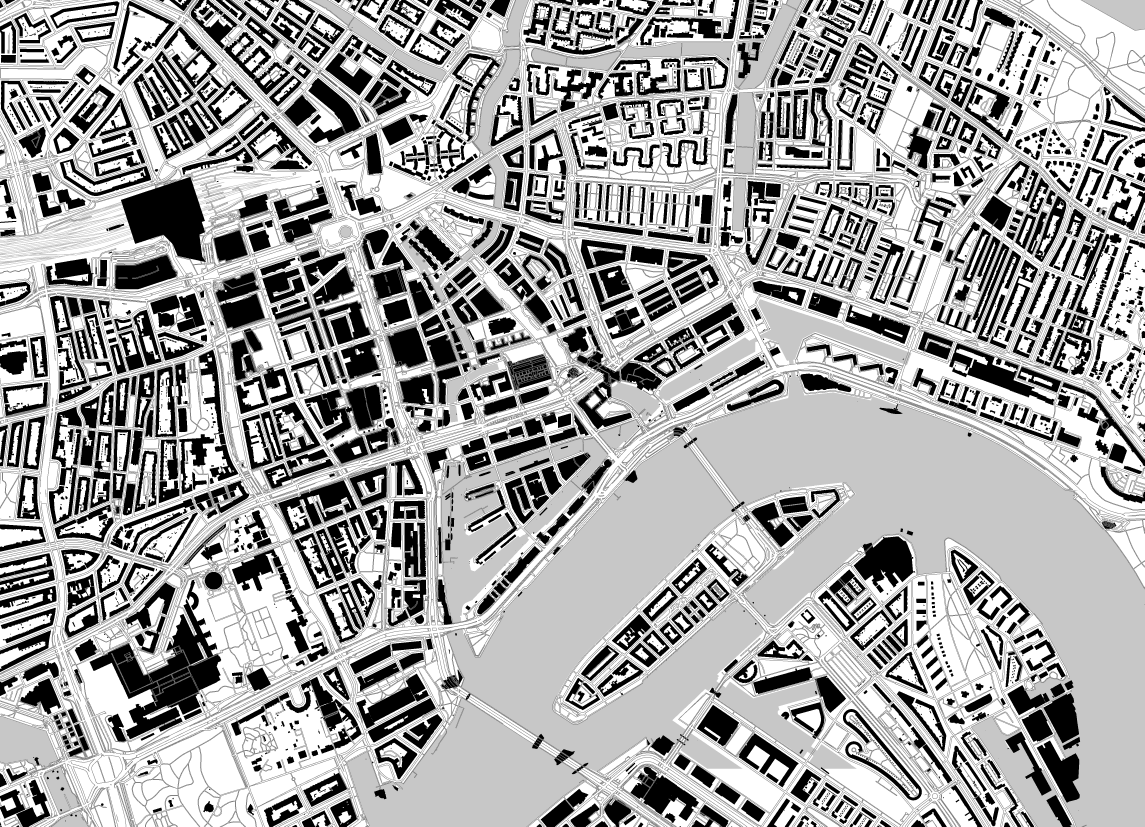
#> input picture img/schwarzplan.webp, 4578 x 3307 px, found by its file name (shown at 1/4 size)
$ python lp_reg2.py
#> lines starting #> are read from the running program, lines starting #| are printed output that depends on the picture; after the words box and inside, x2 and y2 are one past the last pixel; in counts of white or black regions, pixels touching at a corner belong together
# -*- coding: utf-8 -*-
"""Den Lageplan einmessen, ohne ihn zu rendern.

Gerastert wird nur die Wasserlage, und zwar selbst: 6.098 Dreiecke in
eine Maske zeichnen geht in Sekunden, wo Chrome an der ganzen Datei
eine Viertelstunde scheitert.

Die Annahme, die geprueft wird: Der Rahmen der Zeichnung
(x 4375.84..5456.87, y 4524.04..5304.74) ist derselbe Ausschnitt wie
der bisherige Rasterplan, deckt also 0..3010 / 0..2175 im Koordinaten-
raum der Seite ab. Gemessen werden Massstab und Versatz dagegen.
"""
import pickle

import numpy as np
from PIL import Image, ImageDraw

AKT = (r"C:\Users\nils\OneDrive\ARCHITEKTUR\01_PROJEKTE\STUDIUM"
       r"\2026_WS2627_HochschuleWismar\WPM STADT + RAUM\Output"
       r"\Rotterdam-Wijnhaven\img\schwarzplan.webp")
LAGEN = r"C:\Temp\wij3d\lp\lagen.pkl"

RAHMEN = (4375.84, 4524.04, 5456.87, 5304.74)   # x0, y0, x1, y1 der Zeichnung
M_AKT = 0.858                                   # Meter je Bildpunkt heute


def maske(formen, W, H, k, tx, ty):
    """Die Wasserlage in eine Maske zeichnen."""
    bild = Image.new('L', (W, H), 0)
    d = ImageDraw.Draw(bild)
    for art, f in formen:
        if art == 'kreis' or len(f) < 3:
            continue
        d.polygon([(x * k + tx, y * k + ty) for x, y in f], fill=255)
    return np.asarray(bild) > 127


def gipfel(a, b):
    H = max(a.shape[0], b.shape[0]) * 2
    W = max(a.shape[1], b.shape[1]) * 2
    A = np.zeros((H, W)); B = np.zeros((H, W))
    A[:a.shape[0], :a.shape[1]] = a - a.mean()
    B[:b.shape[0], :b.shape[1]] = b - b.mean()
    c = np.fft.irfft2(np.fft.rfft2(A) * np.conj(np.fft.rfft2(B)), s=(H, W))
    i = int(np.argmax(c))
    dy, dx = divmod(i, W)
    if dy > H // 2: dy -= H
    if dx > W // 2: dx -= W
    return dx, dy


def main():
    akt = Image.open(AKT).convert('RGB')
#> akt is the input picture: PIL image 4578x3307 RGB; min 0, max 255, mean 165.1
    AW, AH = akt.size
#> AW = 4578; AH = 3307
    a = np.asarray(akt).astype(np.int16)
    w_akt = np.abs(a - 199).max(2) < 14
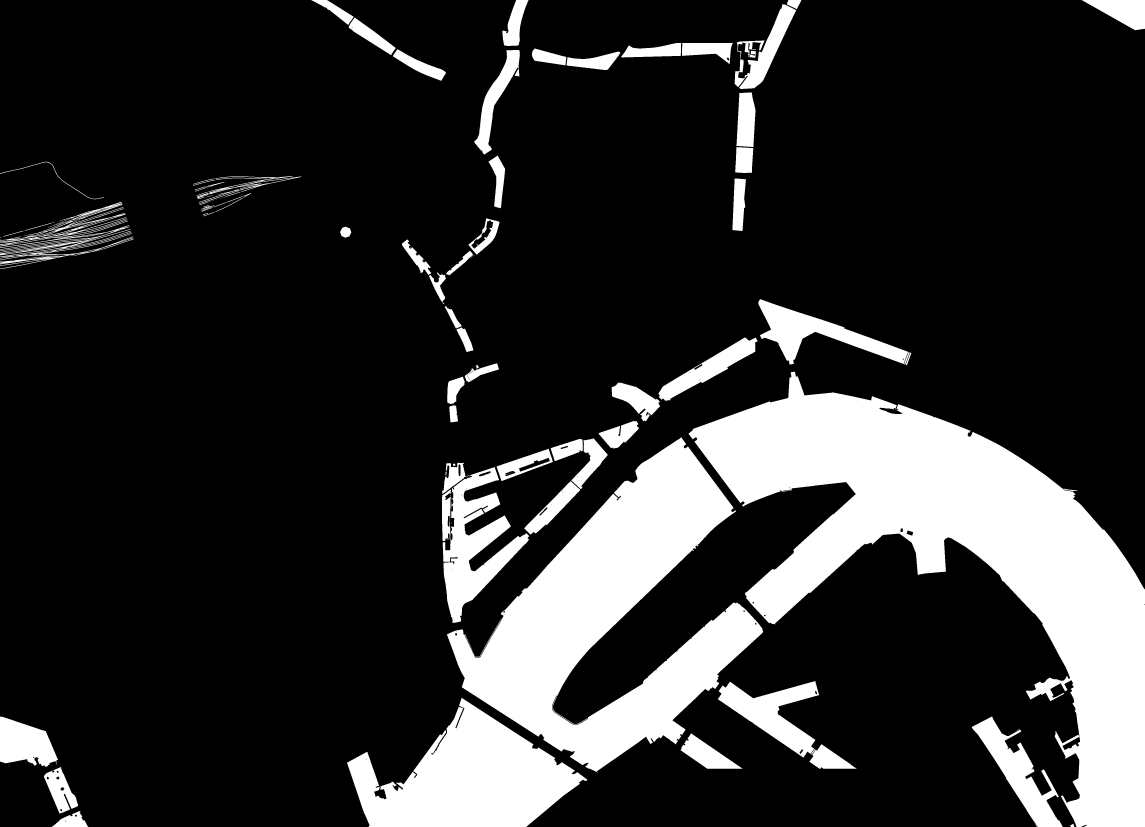
#> w_akt: shape (3307, 4578) bool (shown at 1/4 size); 17.9% white; 214 white regions (126 under 20 px), largest, box (x1, y1, x2, y2) and area: (2754, 1487, 4578, 3307) 1125401, (1788, 1749, 3053, 3091) 663822, (1387, 2792, 2349, 3307) 264267
    print('heute %d x %d, Wasser %.1f %%' % (AW, AH, 100 * w_akt.mean()))
#| heute 4578 x 3307, Wasser 17.9 %

#> (the run stopped early here; a loop or call above may not have finished)

$ run again, with img/bibliotheek.webp copied over img/schwarzplan.webp
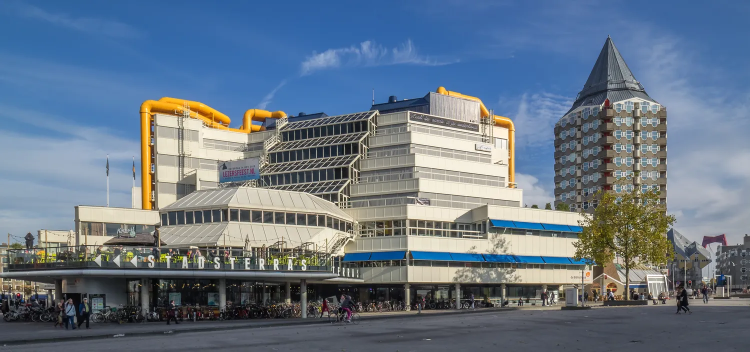
#> input picture img/bibliotheek.webp, 1500 x 703 px, found by its file name (shown at 1/2 size)
#> in main, akt is the input picture: PIL image 1500x703 RGB; mean R, G, B 104.2, 119.1, 134.8
#> in main, `w_akt = np.abs(a - 199).max(2) < 14`:
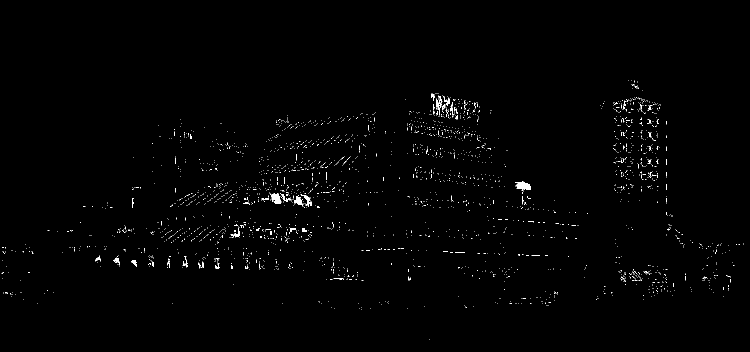
#> w_akt: shape (703, 1500) bool (shown at 1/2 size); 0.74% white in thin lines or dots, all inside (x1, y1, x2, y2) = (3, 160, 1487, 680)
#| heute 1500 x 703, Wasser 0.7 %
